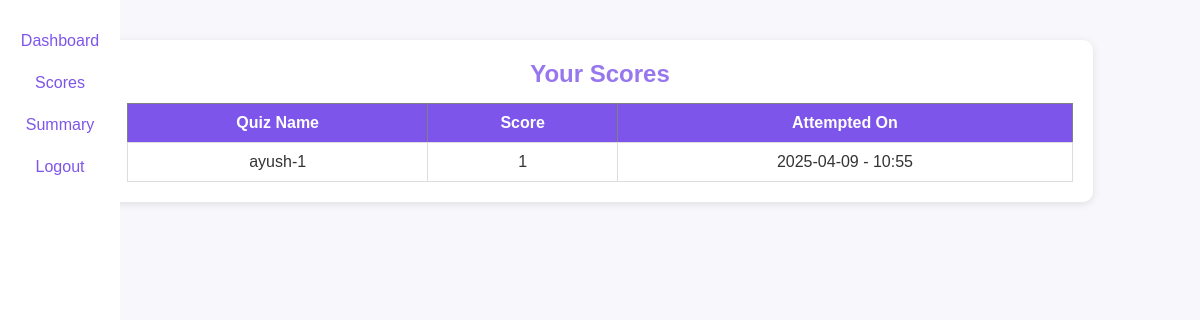
The app's page /scores (signed in) with its own data.
### tables this page shows
CREATE TABLE SCORES (
        id INTEGER PRIMARY KEY AUTOINCREMENT,
        quiz_id INTEGER NOT NULL,
        user_id INTEGER NOT NULL,
        total_scored INTEGER,
        timestamp DATETIME DEFAULT CURRENT_TIMESTAMP,  
        FOREIGN KEY (quiz_id) REFERENCES QUIZES(id) ON DELETE CASCADE,
        FOREIGN KEY (user_id) REFERENCES USERS(id) ON DELETE CASCADE
    );

CREATE TABLE QUIZES(
    id INTEGER PRIMARY KEY AUTOINCREMENT,
    quiz_name TEXT NOT NULL,
    chapter_id INTEGER NOT NULL,
    date TEXT NOT NULL,
    duration INTEGER NOT NULL,
    FOREIGN KEY(chapter_id) REFERENCES CHAPTERS(id) on DELETE CASCADE ON UPDATE CASCADE
    );

### controllers/user.py (the view)
@user_bp.route('/scores')
def user_scores():
    if 'user_id' not in session:
        return redirect(url_for('auth.login'))
    conn = get_db_connection()
    cursor = conn.cursor()
    cursor.execute('''
        SELECT SCORES.id, QUIZES.quiz_name, SCORES.total_scored, SCORES.timestamp
        FROM SCORES
        JOIN QUIZES ON SCORES.quiz_id = QUIZES.id
        WHERE SCORES.user_id = ?
        ORDER BY SCORES.timestamp DESC
    ''', (session['user_id'],))
    scores = cursor.fetchall()
    conn.close()
    return render_template('user/user_scores.html', scores=scores)

### models/setup_db.py (called while the page is built)
def get_db_connection():
    try:
        conn = sqlite3.connect(DB_PATH)
        conn.execute("PRAGMA foreign_keys = ON;")
        return conn
    except sqlite3.Error as e:
        print(f"❌ Database connection failed: {e}")
        return None

### templates/user/user_scores.html (shortened to what this page needs)
<!DOCTYPE html>
<html lang="en">
<head>
    <link rel="stylesheet" href="{{ url_for('static', filename='user_home.css') }}">
</head>
<body>
    <nav class="nav">
        <div class="nav-left">
            <a href="{{ url_for('user.user_dashboard') }}"><button class="nav-button">Dashboard</button></a>
            <a href="{{ url_for('user.user_scores') }}"><button class="nav-button">Scores</button></a>
            <a href="{{ url_for('user.user_summary') }}"><button class="nav-button">Summary</button></a>
            <a href="{{ url_for('auth.logout') }}"><button class="nav-button">Logout</button></a>
        </div>
    </nav>
    <div class="container">
        <h2>Your Scores</h2>
        <table border="1">
            <thead>
                <tr>
                    <th>Quiz Name</th>
                    <th>Score</th>
                    <th>Attempted On</th>
                </tr>
            </thead>
            <tbody>
                {% for score in scores %}
                <tr>
                    <td>{{ score[1] }}</td>
                    <td>{{ score[2] }}</td>
                    <td>{{ score[3] }}</td>
                </tr>
                {% else %}
                <tr>
                    <td colspan="3">No scores available.</td>
                </tr>
                {% endfor %}
            </tbody>
        </table>
    </div>
</body>
</html>

### static/user_home.css (style rules this page uses)
* { margin: 0; padding: 0; box-sizing: border-box; }
body { font-family: Arial, sans-serif; background-color: #f8f8fc; color: #333; padding: 20px; text-align: center; }
.nav { width: 120px; position: fixed; left: 0; top: 0; height: 100vh; background-color: white; display: flex; flex-direction: column; align-items: center; padding: 20px; }
.nav-button { background-color: transparent; border: none; color: #7d55ea; text-align: center; padding: 12px; width: 100%; font-size: 16px; cursor: pointer; transition: background 0.3s ease; }
button { padding: 10px 15px; border: none; font-size: 16px; cursor: pointer; border-radius: 5px; transition: background 0.3s ease; }
.container { width: 85%; margin: 20px auto; background: white; padding: 20px; border-radius: 10px; box-shadow: 0 2px 8px rgba(0, 0, 0, 0.1); }
h2 { color: rgba(125, 85, 234, 0.8); margin-bottom: 15px; }
table { width: 100%; border-collapse: collapse; margin-top: 15px; }
thead th { background-color: #7d55ea; color: white; padding: 10px; }
tbody td { padding: 10px; border: 1px solid #ddd; }

### records on screen
SCORES: quiz_name "ayush-1", total_scored "1", timestamp "2025-04-09 - 10:55"
